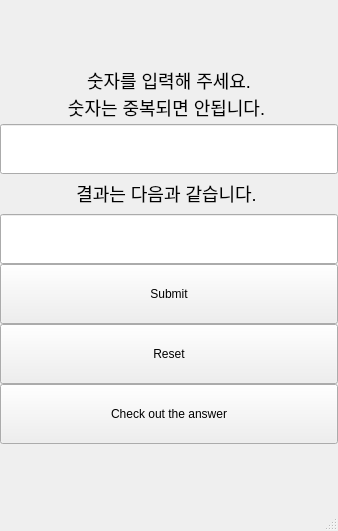
<?xml version="1.0" encoding="UTF-8"?>
<ui version="4.0">
 <class>NumberBaseball</class>
 <widget class="QMainWindow" name="NumberBaseball">
  <property name="geometry">
   <rect>
    <x>0</x>
    <y>0</y>
    <width>338</width>
    <height>531</height>
   </rect>
  </property>
  <property name="windowTitle">
   <string>MainWindow</string>
  </property>
  <widget class="QWidget" name="centralwidget">
   <layout class="QVBoxLayout" name="verticalLayout_2">
    <property name="spacing">
     <number>0</number>
    </property>
    <property name="leftMargin">
     <number>0</number>
    </property>
    <property name="topMargin">
     <number>0</number>
    </property>
    <property name="rightMargin">
     <number>0</number>
    </property>
    <property name="bottomMargin">
     <number>0</number>
    </property>
    <item>
     <layout class="QVBoxLayout" name="verticalLayout" stretch="0,0,0,0,0,0,0">
      <property name="spacing">
       <number>0</number>
      </property>
      <property name="bottomMargin">
       <number>0</number>
      </property>
      <item>
       <widget class="QLabel" name="inputLabel">
        <property name="sizePolicy">
         <sizepolicy hsizetype="Preferred" vsizetype="Fixed">
          <horstretch>0</horstretch>
          <verstretch>0</verstretch>
         </sizepolicy>
        </property>
        <property name="minimumSize">
         <size>
          <width>0</width>
          <height>60</height>
         </size>
        </property>
        <property name="maximumSize">
         <size>
          <width>16777215</width>
          <height>60</height>
         </size>
        </property>
        <property name="text">
         <string>&lt;p style=&quot;font-size:18px; font-family:Arial;&quot;&gt;
숫자를 입력해 주세요. &lt;br&gt; 숫자는 중복되면 안됩니다.
&lt;/p&gt;</string>
        </property>
        <property name="alignment">
         <set>Qt::AlignCenter</set>
        </property>
       </widget>
      </item>
      <item>
       <widget class="QLineEdit" name="InputTextEdit">
        <property name="sizePolicy">
         <sizepolicy hsizetype="Expanding" vsizetype="Fixed">
          <horstretch>0</horstretch>
          <verstretch>0</verstretch>
         </sizepolicy>
        </property>
        <property name="minimumSize">
         <size>
          <width>300</width>
          <height>50</height>
         </size>
        </property>
        <property name="maximumSize">
         <size>
          <width>16777215</width>
          <height>50</height>
         </size>
        </property>
        <property name="text">
         <string/>
        </property>
        <property name="maxLength">
         <number>3</number>
        </property>
       </widget>
      </item>
      <item>
       <widget class="QLabel" name="label_2">
        <property name="minimumSize">
         <size>
          <width>0</width>
          <height>40</height>
         </size>
        </property>
        <property name="maximumSize">
         <size>
          <width>16777215</width>
          <height>40</height>
         </size>
        </property>
        <property name="text">
         <string>&lt;p style=&quot;font-size:18px; font-family:Arial;&quot;&gt;
결과는 다음과 같습니다.
&lt;/p&gt;</string>
        </property>
        <property name="alignment">
         <set>Qt::AlignCenter</set>
        </property>
       </widget>
      </item>
      <item>
       <widget class="QLineEdit" name="lineEdit">
        <property name="minimumSize">
         <size>
          <width>0</width>
          <height>50</height>
         </size>
        </property>
        <property name="maximumSize">
         <size>
          <width>16777215</width>
          <height>50</height>
         </size>
        </property>
       </widget>
      </item>
      <item>
       <widget class="QPushButton" name="submitButton">
        <property name="minimumSize">
         <size>
          <width>0</width>
          <height>60</height>
         </size>
        </property>
        <property name="text">
         <string>Submit</string>
        </property>
       </widget>
      </item>
      <item>
       <widget class="QPushButton" name="resetButton">
        <property name="minimumSize">
         <size>
          <width>0</width>
          <height>60</height>
         </size>
        </property>
        <property name="text">
         <string>Reset</string>
        </property>
       </widget>
      </item>
      <item>
       <widget class="QPushButton" name="checkoutButton">
        <property name="minimumSize">
         <size>
          <width>0</width>
          <height>60</height>
         </size>
        </property>
        <property name="text">
         <string>Check out the answer</string>
        </property>
       </widget>
      </item>
     </layout>
    </item>
   </layout>
  </widget>
  <widget class="QMenuBar" name="menubar">
   <property name="geometry">
    <rect>
     <x>0</x>
     <y>0</y>
     <width>338</width>
     <height>26</height>
    </rect>
   </property>
  </widget>
  <widget class="QStatusBar" name="statusbar"/>
 </widget>
 <resources/>
 <connections/>
</ui>
